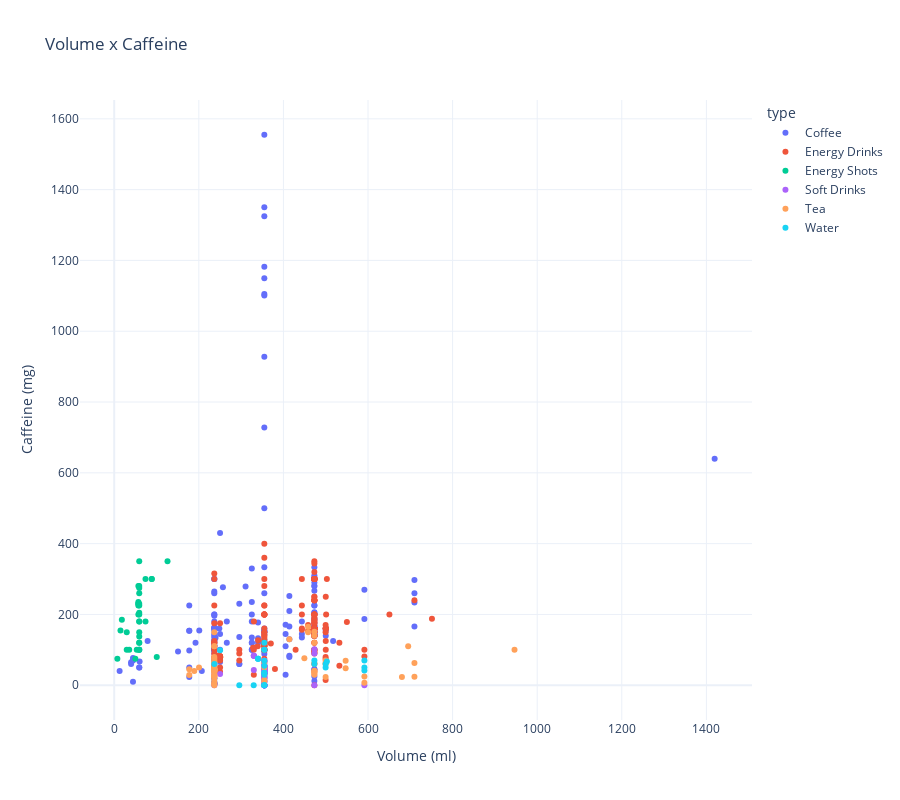

The code cell stored with this chart in its notebook:
### Markdown cell above
### Volume x Caffeine

### Code cell
px.scatter(caffeine,
            x='Volume (ml)', 
            y='Caffeine (mg)',
            color='type',  
            title='Volume x Caffeine',
            height = 800,
            template='plotly_white',
            hover_data=['drink']
            )

### Figure 1 — Plotly figure (JSON) as saved in the notebook; plotly's stock layout.template omitted (floating-point values rounded to 4 significant figures; data arrays with more than 128 entries replaced by an {"elided": "..."} marker saying what was removed)
{"data": [{"customdata": {"elided": "173x1 str values"}, "hovertemplate": "type=Coffee<br>Volume (ml)=%{x}<br>Caffeine (mg)=%{y}<br>drink=%{customdata[0]}<extra></extra>", "legendgroup": "Coffee", "marker": {"color": "#636efa", "symbol": "circle"}, "mode": "markers", "name": "Coffee", "orientation": "v", "showlegend": true, "type": "scatter", "x": {"elided": "173 float values"}, "xaxis": "x", "y": {"elided": "173 int values"}, "yaxis": "y"}, {"customdata": {"elided": "219x1 str values"}, "hovertemplate": "type=Energy Drinks<br>Volume (ml)=%{x}<br>Caffeine (mg)=%{y}<br>drink=%{customdata[0]}<extra></extra>", "legendgroup": "Energy Drinks", "marker": {"color": "#EF553B", "symbol": "circle"}, "mode": "markers", "name": "Energy Drinks", "orientation": "v", "showlegend": true, "type": "scatter", "x": {"elided": "219 float values"}, "xaxis": "x", "y": {"elided": "219 int values"}, "yaxis": "y"}, {"customdata": [["Spike Energy Double Shot"], ["Zombie Blood Energy Potion"], ["Proper Wild Energy Shot"], ["Redline Max 300"], ["5 Hour Energy"], ["5 Hour Energy Extra Strength"], ["E6 Energy Shot"], ["Eternal Energy Extra Strength"], ["Eternal Energy Shot"], ["Woke Up Energy Shot"], ["Equip Pure Energy Shot"], ["Mana Energy Potion"], ["Clif Shot Energy Gel"], ["Screamin Energy Max Hit"], ["Vital 4U Liquid Energy"], ["Kaffn8 Liquified Caffeine"], ["Bang Shot"], ["Redline Xtreme Shot"], ["7-Eleven Energy Shot"], ["Advocare Slam Energy Shot"], ["Balance Active Shot"], ["Balance Energy Shot"], ["Forto Organic Coffee Shot"], ["Kirkland Energy Shot"], ["Neu Nootropic Shot"], ["Nutramint Smart Serum"], ["Performance Caffeine"], ["Phoenix Energy Shot"], ["Red Thunder Energy Shot"], ["Red Thunder Extra Strength"], ["Reed's Ginger Energize Shot"], ["Rip It Energy Shot"], ["Stacker Extreme Energy Shot"], ["Tweaker Shot"], ["TruBrain Extra"], ["X-Mode Energy Shot"]], "hovertemplate": "type=Energy Shots<br>Volume (ml)=%{x}<br>Caffeine (mg)=%{y}<br>drink=%{customdata[0]}<extra></extra>", "legendgroup": "Energy Shots", "marker": {"color": "#00cc96", "symbol": "circle"}, "mode": "markers", "name": "Energy Shots", "orientation": "v", "showlegend": true, "type": "scatter", "x": [126.0, 100.5, 73.93, 73.93, 57.08, 57.08, 57.08, 57.08, 57.08, 57.08, 53.23, 49.98, 35.49, 18.04, 14.79, 7.393, 88.72, 88.72, 59.15, 59.15, 59.15, 59.15, 59.15, 59.15, 59.15, 59.15, 59.15, 59.15, 59.15, 59.15, 59.15, 59.15, 59.15, 59.15, 29.57, 29.57], "xaxis": "x", "y": [350, 80, 180, 300, 200, 230, 235, 280, 230, 225, 100, 75, 100, 185, 155, 75, 300, 300, 260, 120, 100, 150, 225, 180, 350, 200, 180, 280, 138, 230, 100, 120, 205, 275, 100, 150], "yaxis": "y"}, {"customdata": [["Red Bull Simply Cola"], ["Afri Cola"], ["Fritz Kola (EU)"], ["Pepsi Max (UK)"], ["Premium Cola (EU)"], ["Tropicana Twister Soda"], ["Bawls"], ["Mountain Dew Kickstart"], ["Sprecher Cherry Cola"], ["7-Up"], ["A&W Cream Soda"], ["A&W Root Beer"], ["A&W Zero Sugar Cream Soda"], ["Ale 8 1"], ["Barqs Red Creme Soda"], ["Barqs Root Beer"], ["Big Red Soda"], ["Canada Dry Green Tea Ginger Ale"], ["Cheerwine"], ["Coca-Cola Caffeine Free"], ["Coca-Cola Cherry"], ["Coca-Cola Cherry Zero Sugar"], ["Coca-Cola Classic"], ["Coca-Cola Orange Vanilla"], ["Coca-Cola Vanilla"], ["Coca-Cola Vanilla Zero Sugar"], ["Coca-Cola With Coffee"], ["Coca-Cola Zero Sugar"], ["Diet Barqs Root Beer"], ["Diet Cheerwine"], ["Diet Coke"], ["Diet Coke with Splenda"], ["Diet Dr Pepper"], ["Diet Mountain Dew"], ["Diet Pepsi"], ["Diet RC Cola"], ["Diet Wild Cherry Pepsi"], ["doc Soda"], ["Double Cola"], ["Dr Pepper"], ["Dr Pepper 10"], ["Dr Shasta Soda"], ["Fanta"], ["Faygo Cola"], ["Faygo Moon Mist"], ["Fresca"], ["Ginger Ale"], ["Green Cola"], ["IBC Root Beer"], ["Inca Kola"], ["Kickapoo Soda: Joy Juice & Fruit Shine"], ["Mello Yello"], ["Mountain Dew"], ["Mountain Dew Baja Blast"], ["Mountain Dew Code Red"], ["Mountain Dew Live Wire"], ["Mountain Dew Major Melon"], ["Mountain Dew Voltage"], ["Mountain Dew Zero Sugar"], ["Moxie Soda"], ["Mug Root Beer"], ["Orange Crush"], ["PC Cola"], ["PC Cola Diet"], ["Pepsi"], ["Pepsi Caffeine Free"], ["Pepsi Made With Sugar"], ["Pepsi Zero Sugar"], ["Pibb Xtra"], ["RC (Royal Crown) Cola"], ["Ritz Cola"], ["Ruby Red Squirt"], ["Sarsaparilla"], ["Shasta Cola"], ["Shasta Diet Cola"], ["Shasta Mountain Rush"], ["Ski Soda"], ["Slurpee"], ["Sprite"], ["Squirt Soda"], ["Starbucks Refreshers Canned"], ["Sun Drop Soda"], ["Sunkist Orange Soda"], ["Vernors Ginger Ale"], ["Wave Soda"], ["Wild Cherry Pepsi"], ["Zevia Cola"], ["Boost Nutritional Drink"], ["Mucho Mango Energy Drink"], ["Soda Stream"]], "hovertemplate": "type=Soft Drinks<br>Volume (ml)=%{x}<br>Caffeine (mg)=%{y}<br>drink=%{customdata[0]}<extra></extra>", "legendgroup": "Soft Drinks", "marker": {"color": "#ab63fa", "symbol": "circle"}, "mode": "markers", "name": "Soft Drinks", "orientation": "v", "showlegend": true, "type": "scatter", "x": [250.2, 330.0, 330.0, 330.0, 330.0, 591.5, 473.2, 473.2, 473.2, 354.9, 354.9, 354.9, 354.9, 354.9, 354.9, 354.9, 354.9, 354.9, 354.9, 354.9, 354.9, 354.9, 354.9, 354.9, 354.9, 354.9, 354.9, 354.9, 354.9, 354.9, 354.9, 354.9, 354.9, 354.9, 354.9, 354.9, 354.9, 354.9, 354.9, 354.9, 354.9, 354.9, 354.9, 354.9, 354.9, 354.9, 354.9, 354.9, 354.9, 354.9, 354.9, 354.9, 354.9, 354.9, 354.9, 354.9, 354.9, 354.9, 354.9, 354.9, 354.9, 354.9, 354.9, 354.9, 354.9, 354.9, 354.9, 354.9, 354.9, 354.9, 354.9, 354.9, 354.9, 354.9, 354.9, 354.9, 354.9, 354.9, 354.9, 354.9, 354.9, 354.9, 354.9, 354.9, 354.9, 354.9, 354.9, 236.6, 236.6, 236.6], "xaxis": "x", "y": [32, 83, 83, 43, 83, 0, 102, 90, 0, 0, 0, 0, 0, 37, 0, 22, 34, 9, 47, 0, 34, 34, 34, 34, 34, 34, 69, 34, 0, 47, 46, 46, 41, 54, 35, 48, 38, 60, 36, 42, 51, 29, 0, 43, 20, 0, 0, 37, 0, 38, 40, 51, 54, 54, 54, 54, 55, 55, 68, 24, 0, 0, 12, 13, 38, 0, 38, 69, 40, 43, 10, 39, 0, 43, 47, 54, 69, 30, 0, 0, 50, 64, 19, 0, 42, 38, 45, 5, 0, 31], "yaxis": "y"}, {"customdata": [["PG Tips Black Tea"], ["Sencha Green Tea Shot"], ["Xingtea Iced Green Tea"], ["Gold Peak Tea"], ["Pure Leaf Iced Tea"], ["Honest Iced Tea"], ["Nestea Iced Tea"], ["Oi Ocha Green Tea"], ["Teas' Tea Oolong"], ["Guayaki Canned Yerba Mate"], ["Inko's White Tea Energy"], ["Master Brew Kombucha"], ["McDonalds Sweet Tea"], ["Dunkin' Donuts Iced Tea"], ["Fuze Iced Tea"], ["Peace Tea"], ["Lipton Iced Tea"], ["SoBe Green Tea"], ["Arizona Iced Tea"], ["Biggby Iced Tea"], ["Chick-fil-A Iced Tea"], ["Guayaki Yerba Mate Bottled Tea"], ["Snapple Tea"], ["Southern Sweet Tea"], ["Taiwanese Milk Tea"], ["Wendy's Iced Tea"], ["Xing Craft Brew"], ["Brew Dr Kombucha Uplift"], ["Brisk Iced Tea"], ["KOE Kombucha"], ["Tejava Iced Tea"], ["Turkey Hill Iced Tea"], ["Big Train Spiced Chai"], ["Bigelow Tea"], ["Brown Rice Tea"], ["Chai Tea"], ["Cold Brew Tea"], ["Crystal Light Iced Tea"], ["Fast Lane Black Tea"], ["Guayusa Tea"], ["HICAF Tea"], ["K Cup Tea"], ["Kombucha Tea"], ["Lipton Natural Energy Tea"], ["Lipton Tea"], ["Matcha Tea"], ["Morning Thunder Tea"], ["Tazo Chai"], ["Tea (Black)"], ["Tea (Decaf)"], ["Tea (Green)"], ["Tea (Herbal)"], ["Tea (Iced)"], ["Tea (Instant)"], ["Tea (Jasmine)"], ["Tea (Oolong)"], ["Tea (White)"], ["Teavana Tea"], ["Twig Tea (Kukicha)"], ["Waka Instant Tea"], ["Yellow Tea"], ["Yerba Mate Tea"], ["YMateina Yerba Mate"], ["Zest Highly Caffeinated Tea"], ["Oregon Chai Tea"], ["Pacific Chai"]], "hovertemplate": "type=Tea<br>Volume (ml)=%{x}<br>Caffeine (mg)=%{y}<br>drink=%{customdata[0]}<extra></extra>", "legendgroup": "Tea", "marker": {"color": "#FFA15A", "symbol": "circle"}, "mode": "markers", "name": "Tea", "orientation": "v", "showlegend": true, "type": "scatter", "x": [200.5, 189.3, 695.0, 547.1, 547.1, 499.8, 499.8, 499.8, 499.8, 458.4, 458.4, 449.5, 946.4, 709.8, 709.8, 680.2, 591.5, 591.5, 473.2, 473.2, 473.2, 473.2, 473.2, 473.2, 473.2, 473.2, 473.2, 414.0, 354.9, 354.9, 354.9, 354.9, 236.6, 236.6, 236.6, 236.6, 236.6, 236.6, 236.6, 236.6, 236.6, 236.6, 236.6, 236.6, 236.6, 236.6, 236.6, 236.6, 236.6, 236.6, 236.6, 236.6, 236.6, 236.6, 236.6, 236.6, 236.6, 236.6, 236.6, 236.6, 236.6, 236.6, 236.6, 236.6, 177.4, 177.4], "xaxis": "x", "y": [50, 40, 110, 48, 69, 63, 23, 60, 70, 150, 165, 76, 100, 63, 24, 23, 25, 7, 30, 38, 62, 140, 37, 41, 151, 32, 120, 130, 11, 15, 50, 64, 65, 45, 4, 50, 70, 10, 110, 41, 110, 41, 24, 75, 55, 64, 45, 47, 42, 4, 18, 0, 47, 40, 25, 37, 28, 41, 25, 30, 63, 40, 80, 150, 45, 29], "yaxis": "y"}, {"customdata": [["Perrier Energize"], ["3 Water"], ["Heroec Energy Water"], ["Caribou BOUsted Sparkling Water"], ["Phocus Sparkling Water"], ["Poland Spring Sparkling Energy Water"], ["Perrier Sparkling Water"], ["VitaminWater Energy"], ["VitaRain Zero Enhanced Water"], ["Water Joe"], ["Polar Frost Plus Energy"], ["Hint Caffeine Kick Water"], ["Sparkling Ice +Caffeine"], ["AHA Sparkling Water"], ["Arti Sparkling Water"], ["Bubbl'r Sparkling Water"], ["Bubly Bounce Sparkling Water"], ["Bubly Sparkling Water"], ["GURU Sparkling Energy Water"], ["La Croix Sparkling Water"], ["Limitless Sparkling Water"], ["Pep Talk Sparkling Water"], ["Polar Seltzer Water"], ["Yerbae Sparkling Water"], ["Tonic Water"], ["MiO Energy Water Enhancer"]], "hovertemplate": "type=Water<br>Volume (ml)=%{x}<br>Caffeine (mg)=%{y}<br>drink=%{customdata[0]}<extra></extra>", "legendgroup": "Water", "marker": {"color": "#19d3f3", "symbol": "circle"}, "mode": "markers", "name": "Water", "orientation": "v", "showlegend": true, "type": "scatter", "x": [250.2, 499.8, 499.8, 340.1, 340.1, 340.1, 329.7, 591.5, 591.5, 591.5, 502.7, 473.2, 473.2, 354.9, 354.9, 354.9, 354.9, 354.9, 354.9, 354.9, 354.9, 354.9, 354.9, 354.9, 295.7, 236.6], "xaxis": "x", "y": [99, 50, 60, 75, 75, 75, 0, 50, 42, 70, 67, 60, 70, 30, 120, 69, 35, 0, 100, 0, 35, 55, 0, 100, 0, 60], "yaxis": "y"}], "layout": {"height": 800, "legend": {"title": {"text": "type"}, "tracegroupgap": 0}, "title": {"text": "Volume x Caffeine"}, "xaxis": {"anchor": "y", "domain": [0, 1], "title": {"text": "Volume (ml)"}}, "yaxis": {"anchor": "x", "domain": [0, 1], "title": {"text": "Caffeine (mg)"}}}}
